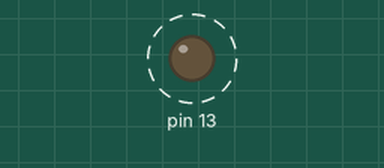
This sketch was run on a simulated Arduino Uno, built with avr-gcc and run on an emulated ATmega328P. On the bench: output pins drawn as LEDs (lit = HIGH). Dashed ring = blinking.

Above: at 0.5 s.
Timing chart, 0 to 4.8 s (numbered marks = the images above):
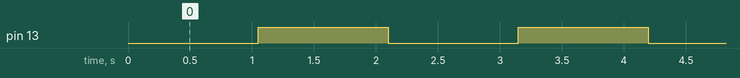

The sketch:

uno_blink.ino
```cpp
//-=-=-=-=-=-=-=-=-=-=-=-=-=-=-=-=-=-=-=-=-=-=-=-=-=-=-=-=-=-=-=-=-=-=-=-=-=-=-=-=
// uno_blink.ino --- Baremetal-like Arduino sketch.
//-=-=-=-=-=-=-=-=-=-=-=-=-=-=-=-=-=-=-=-=-=-=-=-=-=-=-=-=-=-=-=-=-=-=-=-=-=-=-=-=
// Author: mjneri
//-=-=-=-=-=-=-=-=-=-=-=-=-=-=-=-=-=-=-=-=-=-=-=-=-=-=-=-=-=-=-=-=-=-=-=-=-=-=-=-=
//
//-=-=-=-=-=-=-=-=-=-=-=-=-=-=-=-=-=-=-=-=-=-=-=-=-=-=-=-=-=-=-=-=-=-=-=-=-=-=-=-=
// Module Name: uno_blink.ino
// Description:
//
// Revisions:
// Revision 0.01 - File Created (2023-07-09)
// Additional Comments:
//
//-=-=-=-=-=-=-=-=-=-=-=-=-=-=-=-=-=-=-=-=-=-=-=-=-=-=-=-=-=-=-=-=-=-=-=-=-=-=-=-=

// define ISR
ISR(TIMER1_OVF_vect)
{
    // Toggle LED
    PORTB ^= (1 << PORTB5);
}

int main(void)
{
    // Pin Configuration
    // NOTE: LED_BUILTIN is at Pin PB5. See schematic at:
    // https://www.arduino.cc/en/uploads/Main/arduino-uno-smd-schematic.pdf
    DDRB = (1 << DDB5); // Set PB5 as output
    PORTB = 0x00;       // Set PORTB as 0

    // 16-bit TC1 Configuration
    // See Section 16 at:
    // https://ww1.microchip.com/downloads/aemDocuments/documents/MCU08/ProductDocuments/DataSheets/ATmega48A-PA-88A-PA-168A-PA-328-P-DS-DS40002061B.pdf
    TCCR1A = 0x00;      // Normal Timer operation
    TCCR1B = 0x04;      // Select prescale (clk_io/256)
    TCNT1 = 0x00;       // Clear timer register
    TIFR1 = (1 << TOV1);// Clear interrupt flag
    TIMSK1 = 0x01;      // Enable Overflow interrupts
    sei();              // Enable global interrupts

    while(1)
    {
        // Do nothing.
    }
}
```

Measured:
- by itself, pin 13: alternates HIGH for 1.0 s and LOW for 1.0 s
